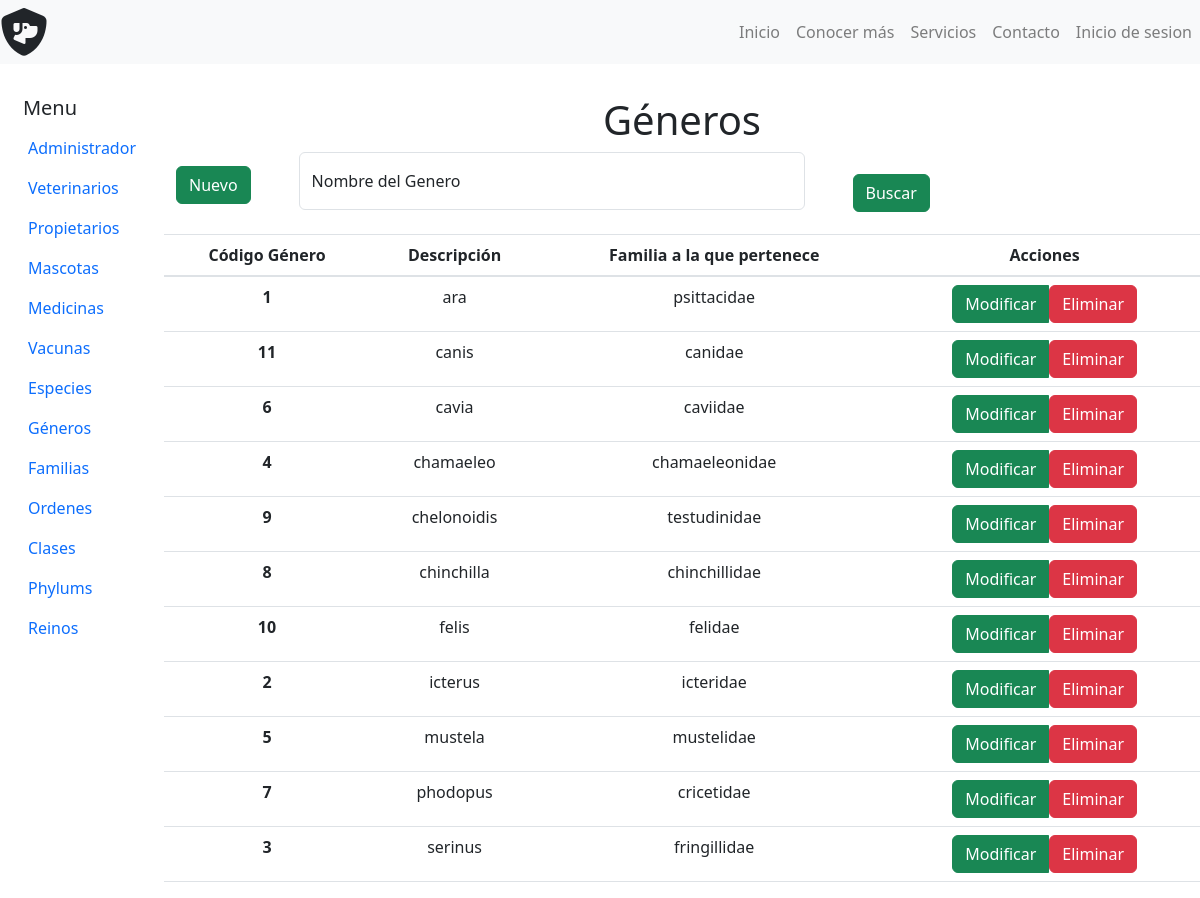
/admin_generos.php, run on the app's committed database.
### tables this page shows
CREATE TABLE `tbl_generos` (
  `cod_genero` int(10) NOT NULL,
  `descripcion_gen` varchar(50) NOT NULL,
  `cod_familia` int(10) NOT NULL
);

CREATE TABLE `tbl_familias` (
  `cod_familia` int(10) NOT NULL,
  `descripcion_fam` varchar(50) NOT NULL,
  `cod_orden` int(10) NOT NULL
);

### php/datos_taxonomia.php (called while the page is built, shortened)
<?php
	include_once('Connect.php');
	if (isset($taxon_level)) {
		if($taxon_level == 'tbl_generos'){
			$datos_taxonomia_query = 'select a.cod_genero,a.descripcion_gen,b.cod_familia,b.descripcion_fam,c.cod_orden,c.descripcion_ord,d.cod_clase,d.descripcion_cla,e.cod_phylum,e.descripcion_phy,e.cod_reino from tbl_generos as a inner join tbl_familias as b on a.cod_familia = b.cod_familia inner join tbl_ordenes as c on b.cod_orden = c.cod_orden inner join tbl_clases as d on c.cod_clase = d.cod_clase inner join tbl_phylums as e on d.cod_phylum = e.cod_phylum order by a.descripcion_gen';
		}
		$datos_taxonomia = $pdo->prepare($datos_taxonomia_query);
		$datos_taxonomia->execute();
		$resultado_taxonomia = $datos_taxonomia->fetchAll();
	}
 ?>

### admin_generos.php (the view, shortened to what this page needs)
<?php
    $taxon_level = 'tbl_generos';
    include('php/datos_taxonomia.php');
?>
<!DOCTYPE html>
<html lang="en">
    <head>
        <link rel="stylesheet" href="Bootstrap/css/bootstrap.min.css">
    </head>
    <body>
        <?php include('nav-bar.php'); ?>
        <div class="container-fluid mt-5">
            <div class="row text-center mt-5">
                <?php include('nav-bar_admin.php'); ?>
                <section class="col ms-5 mt-5">
                    <h1> Géneros</h1>
                   <div class="text-start">
                        <div class="row text-center">
                            <div class="col d-flex align-items-center">
                                <header>
                                    <button type="button" class="btn btn-success mb-3" data-bs-toggle="modal" data-bs-target="#Nueva-Género"> Nuevo </button>
                                </header>
                                <form class="form-floating ms-5 w-50" id="form_buscar" method="GET" action="">
                                        <input type="text" name="nombre_gen" class="form-control mb-4" id="floatingInput" placeholder="Buscar Administradores">
                                        <label for="floatingInput">Nombre del Genero</label>
                                </form>
                                <button class="btn btn-success ml-5" onclick="document.getElementById('form_buscar').submit();" >Buscar</button>
                            </div>
                               <table class="table">
                                    <thead>
                                    <tr>
                                        <th scope="col">Código Género</th>
                                        <th scope="col"> Descripción</th>
                                        <th scope="col"> Familia a la que pertenece</th>
                                        <th scope="col"> Acciones</th>
                                    </tr>
                                    </thead>
                                    <tbody>
                                    <?php
                                        foreach ($resultado_taxonomia as $data): ?>
                                   <tr>
                                        <th scope="row"><?php echo $data['cod_genero']; ?></th>
                                        <td><?php echo $data['descripcion_gen']; ?></td>
                                        <td><?php echo $data['descripcion_fam']; ?></td>
                                        <td>
                                            <div class="btn-group">
                                                <button class="btn btn-success edit" value="<?php echo $data['cod_genero']; ?>" data-bs-toggle="modal" data-bs-target="#Modificar-Género<?php echo $data['cod_genero']; ?>"><span>Modificar</span></button>
                                                <a href="php/genero/delete_genero.php?codigo=<?php echo $data['cod_genero']; ?>">
                                                    <button class="btn btn-danger"> Eliminar </button>
                                                </a>
                                            </div>
                                        </td>
                                    </tr>
                                    <?php endforeach ?>
                                    </tbody>
                                </table>
                            </div>
                        </div>
                   </div>
            </div>
    </body>
</html>

### data on the page
tbl_generos: cod_genero "1", descripcion_gen "ara", cod_familia.descripcion_fam "psittacidae"
tbl_generos: cod_genero "11", descripcion_gen "canis", cod_familia.descripcion_fam "canidae"
tbl_generos: cod_genero "6", descripcion_gen "cavia", cod_familia.descripcion_fam "caviidae"
tbl_generos: cod_genero "4", descripcion_gen "chamaeleo", cod_familia.descripcion_fam "chamaeleonidae"
tbl_generos: cod_genero "9", descripcion_gen "chelonoidis", cod_familia.descripcion_fam "testudinidae"
tbl_generos: cod_genero "8", descripcion_gen "chinchilla", cod_familia.descripcion_fam "chinchillidae"
tbl_generos: cod_genero "10", descripcion_gen "felis", cod_familia.descripcion_fam "felidae"
tbl_generos: cod_genero "2", descripcion_gen "icterus", cod_familia.descripcion_fam "icteridae"
tbl_generos: cod_genero "5", descripcion_gen "mustela", cod_familia.descripcion_fam "mustelidae"
tbl_generos: cod_genero "7", descripcion_gen "phodopus", cod_familia.descripcion_fam "cricetidae"
tbl_generos: cod_genero "3", descripcion_gen "serinus", cod_familia.descripcion_fam "fringillidae"
